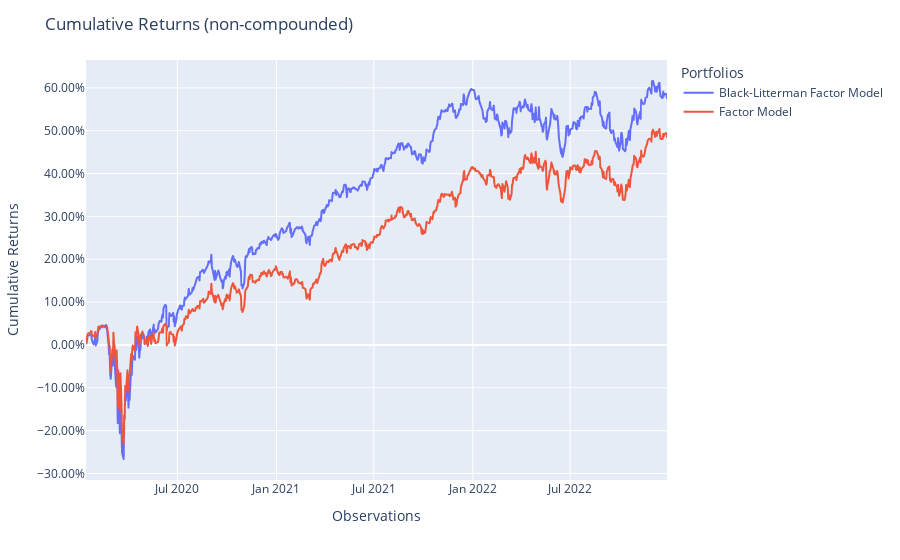

The code cell stored with this chart in its notebook:
### Markdown cell above
## Analysis

### Code cell
population = Population([pred_bl_factor, pred_factor])
population.plot_cumulative_returns()

### Figure 1 — Plotly figure (JSON) as saved in the notebook; plotly's stock layout.template omitted (floating-point values rounded to 4 significant figures; data arrays with more than 128 entries replaced by an {"elided": "..."} marker saying what was removed)
{"data": [{"hovertemplate": "variable=Black-Litterman Factor Model<br>index=%{x}<br>value=%{y}<extra></extra>", "legendgroup": "Black-Litterman Factor Model", "line": {"color": "#636efa", "dash": "solid"}, "marker": {"symbol": "circle"}, "mode": "lines", "name": "Black-Litterman Factor Model", "showlegend": true, "type": "scattergl", "x": {"elided": "747 str values"}, "xaxis": "x", "y": {"elided": "747 float values"}, "yaxis": "y"}, {"hovertemplate": "variable=Factor Model<br>index=%{x}<br>value=%{y}<extra></extra>", "legendgroup": "Factor Model", "line": {"color": "#EF553B", "dash": "solid"}, "marker": {"symbol": "circle"}, "mode": "lines", "name": "Factor Model", "showlegend": true, "type": "scattergl", "x": {"elided": "747 str values"}, "xaxis": "x", "y": {"elided": "747 float values"}, "yaxis": "y"}], "layout": {"legend": {"title": {"text": "Portfolios"}, "tracegroupgap": 0}, "margin": {"t": 60}, "title": {"text": "Cumulative Returns (non-compounded)"}, "xaxis": {"anchor": "y", "domain": [0, 1], "title": {"text": "Observations"}}, "yaxis": {"anchor": "x", "domain": [0, 1], "tickformat": ".2%", "title": {"text": "Cumulative Returns"}}}}
